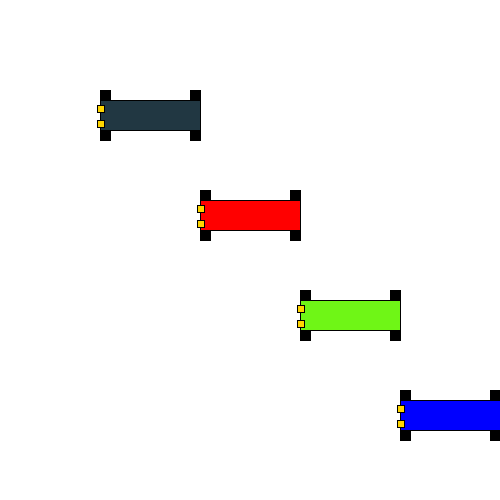
Frame 1 (no input)
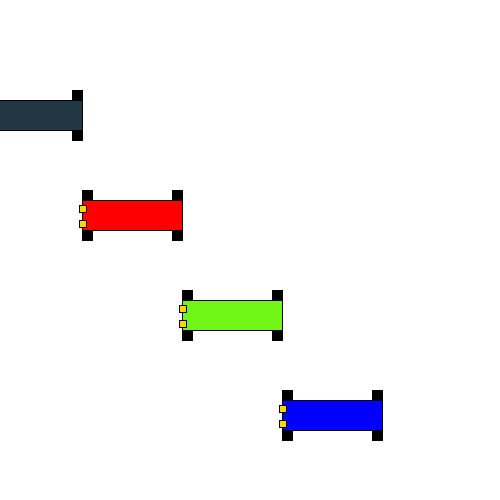
Frame 60 (the mouse pressed at the canvas centre just before this capture)
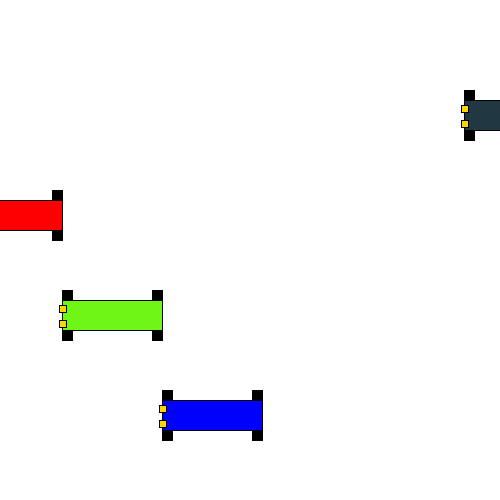
Frame 120 (the mouse held since frame 60 and released just before this capture)

The Processing sketch that drew these frames (run headless with seeded random() and noise(); from frame 60 on, the mouse is pressed at the canvas centre):

// Processing sketch: OOP_bil
// ── OOP_bil.pde
//Her under laver vi navne til de forskellige klasser vi vil kalde senere i koden.

//Bil 1
Bil bil1;
Hjul bil1Hjul;
Lygte bil1Lygte;

//Bil 2
Bil bil2;
Hjul bil2Hjul;
Lygte bil2Lygte;

//Bil 3
Bil bil3;
Hjul bil3Hjul;
Lygte bil3Lygte;

//Bil 4
Bil bil4;
Hjul bil4Hjul;
Lygte bil4Lygte;

void setup(){
  size(500,500);
  
//Her under kalder vi de tre forskellige klasser, for at lave fire forskellige objekter (de fire biler).
//Bil 1
  bil1 = new Bil();
    bil1.x = 100;
    bil1.y = 100;
  
  bil1Hjul = new Hjul(bil1.x, bil1.y);
  bil1Lygte = new Lygte(bil1.x, bil1.y);

//Bil 2
  bil2 = new Bil();
   bil2.x = 200;
   bil2.y = 200;
  
  bil2Hjul = new Hjul(bil2.x, bil2.y);
  bil2Lygte = new Lygte(bil2.x, bil2.y);

//Bil 3
  bil3 = new Bil();
    bil3.x = 300;
    bil3.y = 300;
  
  bil3Hjul = new Hjul(bil3.x, bil3.y);
  bil3Lygte = new Lygte(bil3.x, bil3.y);
 
//bil 4
  bil4 = new Bil();
   bil4.x = 400;
   bil4.y = 400;
  
  bil4Hjul = new Hjul(bil4.x, bil4.y);
  bil4Lygte = new Lygte(bil4.x, bil4.y);
}

void draw(){
  clear();
  background(255);
//Her under kalder vi vores metoder inde i de fire objekter (de fire biler) for at tegne og flytte dem rundt på skærmen.
  //bil 1
  bil1.tegne(33,55,66); //giver bilerne farver ved at skrive farven som input for der hvor den bliver tegnet.
  bil1.move();
   
  //hjul 1
  bil1Hjul.tegne();
  bil1Hjul.move();
  
  //lygter 1
  bil1Lygte.tegne();
  bil1Lygte.move();
  
   //bil 2
  bil2.tegne(255,0,0);
  bil2.move();
   
  //hjul 2
  bil2Hjul.tegne();
  bil2Hjul.move();
  
  //lygter 2
  bil2Lygte.tegne();
  bil2Lygte.move();

   //bil 3
  bil3.tegne(111,246,22);
  bil3.move();
   
  //hjul 3
  bil3Hjul.tegne();
  bil3Hjul.move();
  
  //lygter 3
  bil3Lygte.tegne();
  bil3Lygte.move();
  
   //bil 4
  bil4.tegne(0,0,255);
  bil4.move();
   
  //hjul 4
  bil4Hjul.tegne();
  bil4Hjul.move();
  
  //lygter 4
  bil4Lygte.tegne();
  bil4Lygte.move();
  
//Disse if statements neden under gør at når bilen kører ud af skærmen så bliver de sendt til den anden side af skærmen.
  //Vi trækker 100 fra fordi det er længden af bilerne. 
  if(bil1.x < 0 - 100){
    bil1.x = width;
    bil1Hjul.x = width;
    bil1Lygte.x = width;
  }
  
  if(bil2.x < 0 - 100){
    bil2.x = width;
    bil2Hjul.x = width;
    bil2Lygte.x = width;
  }
  
    if(bil3.x < 0 - 100){
    bil3.x = width;
    bil3Hjul.x = width;
    bil3Lygte.x = width;
  }
  
    if(bil4.x < 0 - 100){
    bil4.x = width;
    bil4Hjul.x = width;
    bil4Lygte.x = width;
  }
 }

// ── klasse_bil.pde
class SamletBil{
  //Data
  int r;
  int g;
  int b;
  
  Bil bil;
  Hjul bilHjul;
  Lygte bilLygte;
  
  //Konstruktør
  SamletBil(float x, float y, int newR, int newG, int newB){
  bil = new Bil();
    bil.x = x;
    bil.y = y;
    
  bilHjul = new Hjul(bil.x, bil.y);
  bilLygte = new Lygte(bil.x, bil.y);
  
  r = newR;
  g = newG;
  b = newB;
  }
  
  void tegne(){
    //bil
  bil.tegne(r,g,b); //giver bilerne farver ved at skrive farven som input for der hvor den bliver tegnet.
   
  //hjul
  bilHjul.tegne();

  //lygter
  bilLygte.tegne();
  
//Dette if statement neden under gør at når bilen kører ud af skærmen så bliver de sendt til den anden side af skærmen.
 //Vi trækker 100 fra fordi det er længden af bilerne. 
  if(bil.x < 0 - 100){
    bil.x = width;
    bilHjul.x = width;
    bilLygte.x = width;
   }
  }
  
  void move(){
    bil.move();
    bilHjul.move();
    bilLygte.move();
  }
}

// ── klasse_bil_krop.pde
//Denne klasse laver bilernes krop. 

class Bil{
  //data
  float x;
  float y;
  int speed = 2; //Bestemmer hastigheden af bilerne køre.
  
  Bil(){}
  
  //metode
  void move(){
    x = x - speed; //Bestemmer retningen for hvilken vej bilerne skal køre.
  }
  
  void tegne(int r, int g, int b){
   fill(r,g,b);
   //For at lave forksellige farver skriver vi rgb som input så vi selv kan bestemme tilfældige farver. 
   rect(x,y,100,30);
   }
}

// ── klasse_hjul.pde
//Denne klasse laver hjulenes krop. 

class Hjul{
  //data
  float x;
  float y;
  int speed = 2; //Bestemmer hastigheden af bilens hjul.
  
  //konstruktør
  //Når obejktet bliver lavet giver vi den tilhørendes bil x og y koordinater til hjulene.
  Hjul(float carX, float carY){
    x = carX;
    y = carY;
  }
  
  //metode
  void move(){
    x = x - speed; //Bestemmer retningen for hvilken vej hjulene skal køre.
   }
  
  void tegne(){
   fill(0,0,0);
   rect(x,y-10,10,10);
   rect(x+90,y-10,10,10);
   rect(x,y+30,10,10);
   rect(x+90,y+30,10,10);
   }
}

// ── klasse_lygte.pde
//Denne klasse laver lygternes krop. 

class Lygte{
  //data
  int speed = 2; //Bestemmer hastigheden af bilens lygter. 
  float x;
  float y;
  
  //konstruktør
  //Når obejktet bliver lavet giver vi den tilhørendes bil x og y koordinater til lygterne.
  Lygte(float carX, float carY){
    x = carX;
    y = carY;
  }
  
  //metode
  void move(){
    x = x - speed; //Bestemmer retningen for hvilken vej lygterne skal køre. 
  }
  
  void tegne(){
   fill(255,213,0);
   rect(x-3,y+5,7,7);
   rect(x-3,y+20,7,7);
  }
}
